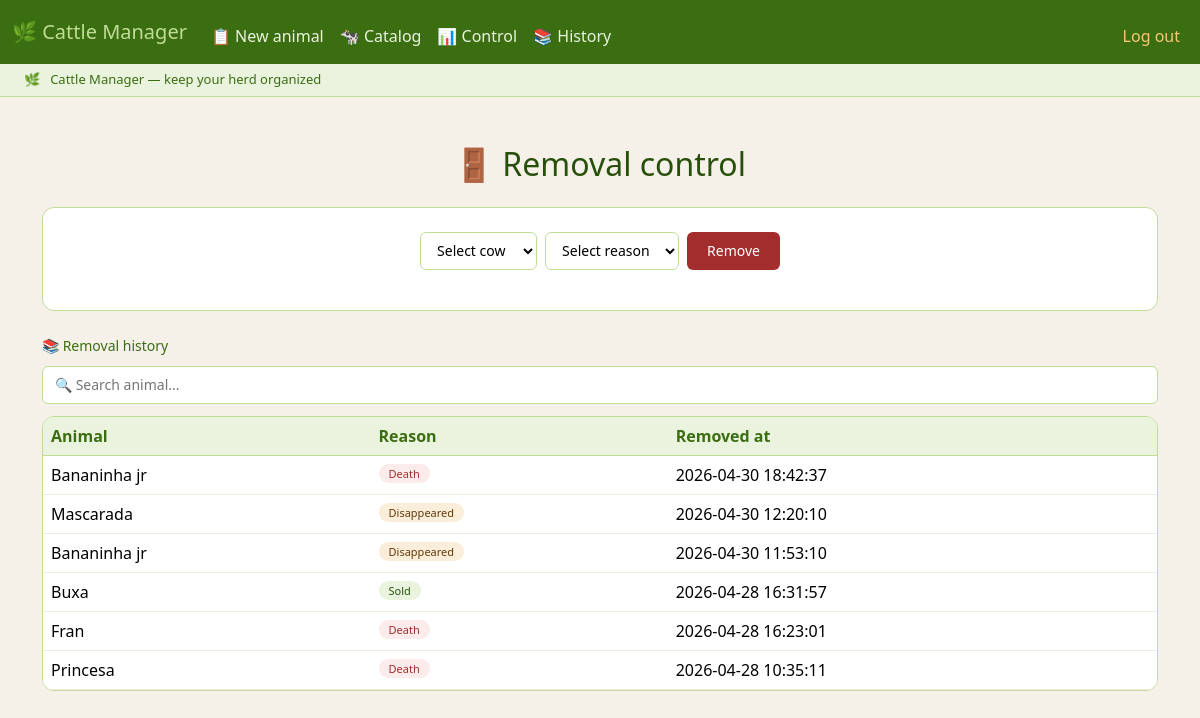
Screenshot of /history (signed in) with the database file from the repository.
### tables this page shows
CREATE TABLE removals (
    id INTEGER PRIMARY KEY AUTOINCREMENT,
    user_id INTEGER NOT NULL,
    identificacao TEXT NOT NULL,
    reason TEXT NOT NULL,
    removed_at TIMESTAMP DEFAULT CURRENT_TIMESTAMP
);

### app.py (the view, shortened to what this page needs)
@app.route("/history", methods=["GET","POST"])
@login_required
def history():
    cows = db.execute(
        "SELECT identificacao, id FROM animais WHERE user_id = :user_id",
        user_id=session["user_id"]
    )
    removals = db.execute(
        "SELECT identificacao, reason, removed_at FROM removals WHERE user_id = :user_id ORDER BY removed_at DESC",
        user_id=session["user_id"]
    )
    return render_template("history.html", cows=cows, removals=removals)

### app.py (called while the page is built)
@app.after_request
def after_request(response):
    response.headers["Cache-Control"] = "no-cache, no-store, must-revalidate"
    response.headers["Expires"] = 0
    response.headers["Pragma"] = "no-cache"
    return response

### helpers.py (called while the page is built)
def login_required(f):
    @wraps(f)
    def decorated_function(*args, **kwargs):
        if session.get("user_id") is None:
            return redirect("/login")
        return f(*args, **kwargs)
    return decorated_function

### templates/history.html (shortened to what this page needs)
<link rel="stylesheet" href="https://cdn.jsdelivr.net/npm/choices.js/public/assets/styles/choices.min.css">
{% extends "layout.html" %}
{% block main %}
    <h2 style="color: #27500A; display: flex; align-items: center; justify-content: center; gap: 8px; margin-bottom: 1.5rem;">
        &#128682; Removal control
    </h2>
    <div style="background: #fff; border: 0.5px solid #C0DD97; border-radius: 12px; padding: 1.5rem; margin-bottom: 1.5rem;">
        <form action="{{ url_for('history') }}" method="post">
            <div style="display: flex; gap: 8px; align-items: center; flex-wrap: wrap; justify-content: center;">
                <select name="cow" id="cow"
                        style="height: 38px; padding: 6px 12px; border: 1px solid #C0DD97; border-radius: 6px; font-size: 14px; background: #fff;">
                    <option value="">Select cow</option>
                </select>
                <select name="reason"
                        style="height: 38px; padding: 6px 12px; border: 1px solid #C0DD97; border-radius: 6px; font-size: 14px; background: #fff;">
                    <option value="">Select reason</option>
                </select>
                <button type="submit"
                        style="height: 38px; padding: 6px 20px; border-radius: 6px; background: #A32D2D; color: #fff; border: none; font-size: 14px; cursor: pointer;">
                    Remove
                </button>
            </div>
        </form>
    </div>
    <div style="font-size: 14px; font-weight: 500; color: #3B6D11; margin-bottom: 10px; text-align: left;">
        &#128218; Removal history
    </div>
    <div style="margin-bottom: 12px;">
        <input type="text" id="search" placeholder="&#128269; Search animal..."
            style="width: 100%; height: 38px; padding: 6px 12px; border: 1px solid #C0DD97; border-radius: 6px; font-size: 14px; outline: none;">
    </div>
    <div style="background: #fff; border: 0.5px solid #C0DD97; border-radius: 12px; overflow: hidden;">
        <table class="table mb-0">
            <thead>
                <tr>
                    <th style="background: #EAF3DE; color: #3B6D11; border-color: #C0DD97;">Animal</th>
                    <th style="background: #EAF3DE; color: #3B6D11; border-color: #C0DD97;">Reason</th>
                    <th style="background: #EAF3DE; color: #3B6D11; border-color: #C0DD97;">Removed at</th>
                </tr>
            </thead>
            <tbody id="tableBody">
                {% for removal in removals %}
                <tr>
                    <td style="border-color: #f0ebe0;">{{ removal.identificacao }}</td>
                    <td style="border-color: #f0ebe0;">
                        {% if removal.reason == "Sold" %}
                            <span style="background: #EAF3DE; color: #27500A; font-size: 11px; padding: 2px 10px; border-radius: 20px; display: inline-block;">Sold</span>
                        {% elif removal.reason == "Death" %}
                            <span style="background: #FCEBEB; color: #A32D2D; font-size: 11px; padding: 2px 10px; border-radius: 20px; display: inline-block;">Death</span>
                        {% else %}
                            <span style="background: #FAEEDA; color: #633806; font-size: 11px; padding: 2px 10px; border-radius: 20px; display: inline-block;">Disappeared</span>
                        {% endif %}
                    </td>
                    <td style="border-color: #f0ebe0;">{{ removal.removed_at }}</td>
                </tr>
                {% else %}
                <tr>
                    <td colspan="3" style="text-align: center; color: #888780; padding: 1.5rem;">
                        No removals yet.
                    </td>
                </tr>
                {% endfor %}
            </tbody>
        </table>
    </div>
{% endblock %}

### static/styles.css (style rules this page uses)
.table thead th { background-color: #EAF3DE; color: #3B6D11; border-color: #C0DD97; }
.table { border-color: #C0DD97; }

### rows the page displays
removals: identificacao "Bananinha jr", reason "Death", removed_at "2026-04-30 18:42:37"
removals: identificacao "Mascarada", reason "Disappeared", removed_at "2026-04-30 12:20:10"
removals: identificacao "Bananinha jr", reason "Disappeared", removed_at "2026-04-30 11:53:10"
removals: identificacao "Buxa", reason "Sold", removed_at "2026-04-28 16:31:57"
removals: identificacao "Fran", reason "Death", removed_at "2026-04-28 16:23:01"
removals: identificacao "Princesa", reason "Death", removed_at "2026-04-28 10:35:11"
